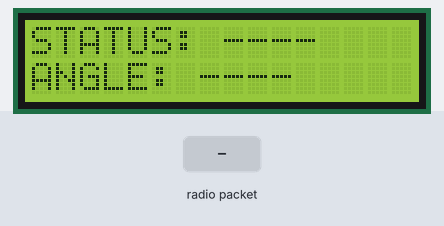
A sketch run on a simulated Arduino Uno, built with avr-gcc and run on an emulated ATmega328P. Shown: 16×2 character LCD. The inputs (shaded band) are chosen by the test bench. No radio packets arrive unless stated; what the sketch prints to the serial monitor is not drawn.

Above: at 1.2 s.
1.3 s: radio packet "5" arrives
At 1.9 s:
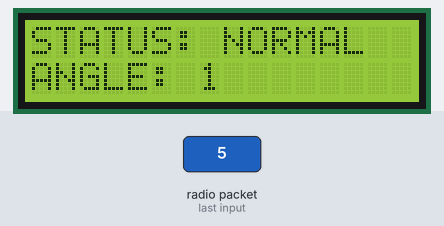
2.8 s: radio packet "A" arrives
At 4.0 s:
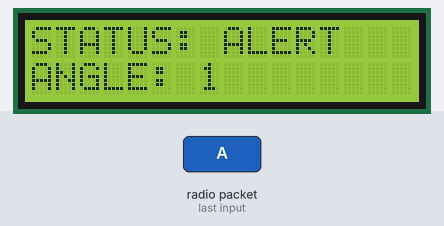
4.3 s: radio packet "90" arrives
At 5.4 s:
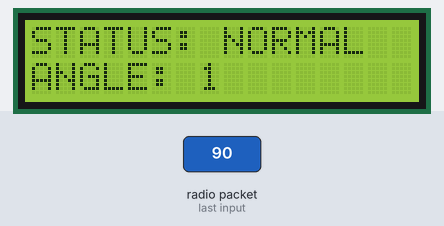
Timing chart, 0 to 7.3 s (numbered marks = the images above; inputs shaded):
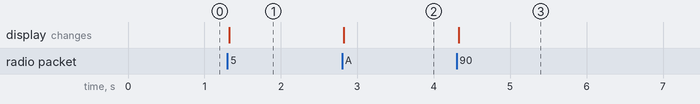

Measured:
- after the input at 1.3 s, the display: changes at once (image 1)
- after the input at 2.8 s, the display: changes at once (image 2)
- after the input at 4.3 s, the display: changes at once (image 3)

The sketch:

v2v_transmitter.ino
```cpp
#include <Wire.h>
#include <LiquidCrystal_I2C.h>
#include <RH_ASK.h>
#include <SPI.h>

LiquidCrystal_I2C lcd(0x27, 16, 2);

// 433 MHz RF receiver on Arduino digital pin 2.
RH_ASK rf_driver(2000, 2);

void setup() {
  Serial.begin(9600);

  lcd.init();
  lcd.backlight();

  lcd.setCursor(0, 0);
  lcd.print("STATUS: ----");

  lcd.setCursor(0, 1);
  lcd.print("ANGLE: ----");

  if (!rf_driver.init()) {
    lcd.clear();
    lcd.print("RF ERROR");
  }
}

void loop() {
  uint8_t buf[20];
  uint8_t buflen = sizeof(buf);

  if (rf_driver.recv(buf, &buflen)) {
    buf[buflen] = '\0';

    Serial.println((char *)buf);

    char status;
    int angle;

    sscanf((char *)buf, "%c,%d", &status, &angle);

    lcd.setCursor(0, 0);

    if (status == 'A') {
      lcd.print("STATUS: ALERT ");
    } else {
      lcd.print("STATUS: NORMAL");
    }

    lcd.setCursor(0, 1);
    lcd.print("ANGLE: ");
    lcd.print(angle);
    lcd.print("   ");
  }
}
```
